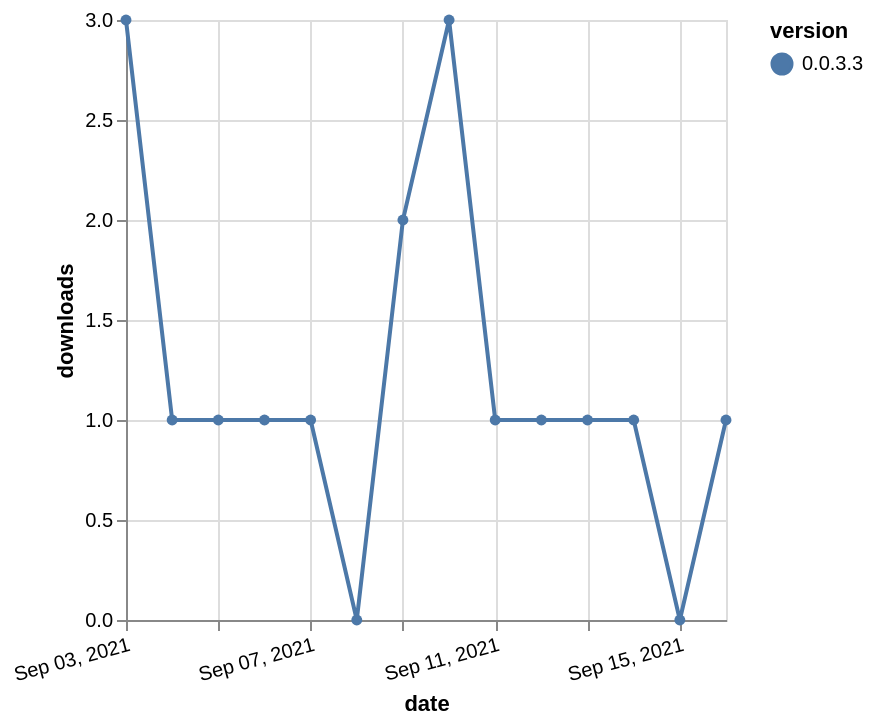

Write a Vega-Lite specification for this figure.
### Vega-Lite specification from a JSON file in a GitHub repository (floating-point values rounded to 4 significant figures)
{"$schema": "https://vega.github.io/schema/vega-lite/v5.json", "description": "A simple bar chart with embedded data.", "data": {"values": [{"date": "2021-09-03", "total": 43, "delta": 3, "version": "0.0.3.3"}, {"date": "2021-09-04", "total": 44, "delta": 1, "version": "0.0.3.3"}, {"date": "2021-09-05", "total": 45, "delta": 1, "version": "0.0.3.3"}, {"date": "2021-09-06", "total": 46, "delta": 1, "version": "0.0.3.3"}, {"date": "2021-09-07", "total": 47, "delta": 1, "version": "0.0.3.3"}, {"date": "2021-09-08", "total": 47, "delta": 0, "version": "0.0.3.3"}, {"date": "2021-09-09", "total": 49, "delta": 2, "version": "0.0.3.3"}, {"date": "2021-09-10", "total": 52, "delta": 3, "version": "0.0.3.3"}, {"date": "2021-09-11", "total": 53, "delta": 1, "version": "0.0.3.3"}, {"date": "2021-09-12", "total": 54, "delta": 1, "version": "0.0.3.3"}, {"date": "2021-09-13", "total": 55, "delta": 1, "version": "0.0.3.3"}, {"date": "2021-09-14", "total": 56, "delta": 1, "version": "0.0.3.3"}, {"date": "2021-09-15", "total": 56, "delta": 0, "version": "0.0.3.3"}, {"date": "2021-09-16", "total": 57, "delta": 1, "version": "0.0.3.3"}]}, "width": "container", "mark": {"type": "line", "point": {"filled": true}}, "encoding": {"x": {"field": "date", "type": "temporal", "timeUnit": "yearmonthdate", "title": "date", "axis": {"labelAngle": -15}}, "y": {"field": "delta", "type": "quantitative", "title": "downloads"}, "color": {"field": "version", "type": "nominal"}, "tooltip": {"field": "delta"}}}
